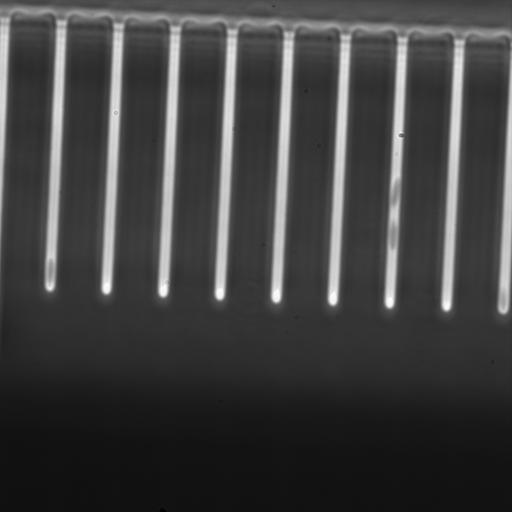
#> input picture data/Frame 00000.tif, 1024 x 1024 px (shown at 1/2 size)
$ jupyter execute --allow-errors 'Mother Machine.ipynb'   (shell and % lines are left out)
#> lines starting #> are read from the running program, lines starting #| are printed output that depends on the picture; after the words box and inside, x2 and y2 are one past the last pixel; in counts of white or black regions, pixels touching at a corner belong together
#> further down, imPIL is the input picture: PIL image 1024x1024 I;16; min 540, max 6607, mean 2074.8
# Initialisation

We start off by initializing all the packages required for running the code.

[cell 1]
import os
import glob
import time
import numpy as np
from re import search, match
from PIL import Image
import shutil
import math

from scipy import ndimage as ndi # use for binary_fill_holes
from scipy import ndimage, misc
from scipy.stats import mode

#import all skimage features
from skimage import morphology # use for remove small objects
from skimage import io
from skimage.filters import try_all_threshold
from skimage.filters import threshold_otsu, threshold_local,sobel
from skimage.color import rgb2gray
from skimage.transform import rotate
from skimage.transform import (hough_line, hough_line_peaks)
from skimage.measure import regionprops
import skimage.measure as skmeas

# plotting modules
import matplotlib.pyplot as plt
import matplotlib as mpl
import matplotlib.cm as cm
mpl.rcParams['axes.grid'] = False
mpl.rcParams['figure.figsize'] = (8,8)

**AutoRotate** This next section of code autorotates the image. It ensures that the image is orthogonal. Try it out on a image and see what it results in

[cell 2]
def AutoRotate(image):
    binary_image = (image>threshold_otsu(image)).astype(int)
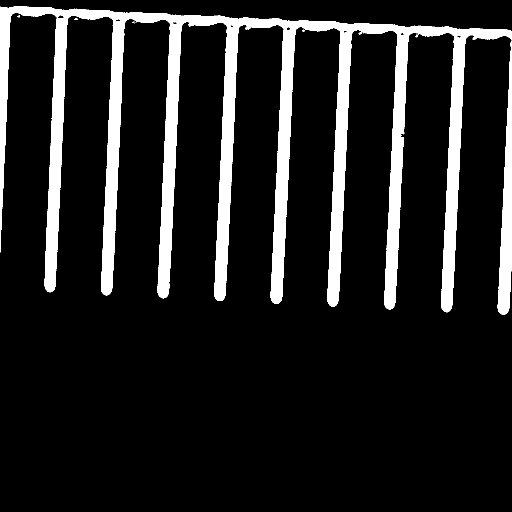
#> binary_image: shape (1024, 1024) int64 (shown at 1/2 size); values 0 (black) and 1 (white), 12.5% white; 11 white regions (9 under 20 px), largest, box (x1, y1, x2, y2) and area: (0, 12, 1024, 625) 123134, (995, 81, 1024, 629) 8108
    vertical_mean = np.sum(binary_image,axis=1)
#> vertical_mean = 1024 values, max 518 at index 59, min 0 at index 0, mean 128.2
    image_edges = sobel(binary_image)
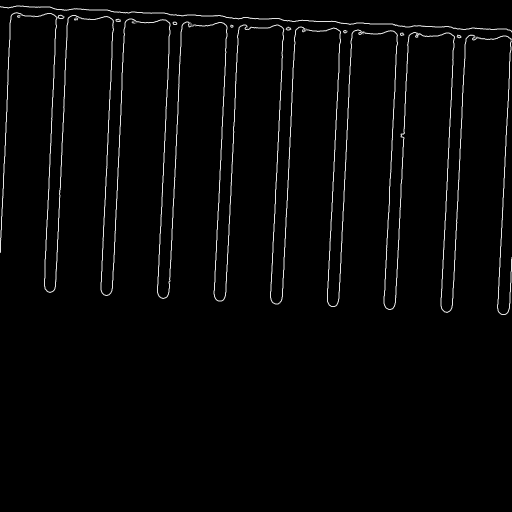
#> image_edges: shape (1024, 1024) float64 (shown at 1/2 size); min 0, max 8.57e-20, mean 1.82e-21; drawn with min black and max white
    h, theta, d = hough_line(image_edges)
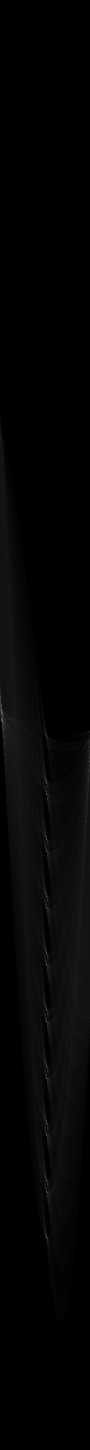
#> h: shape (2899, 180) uint64 (shown at 1/2 size); min 0, max 533, mean 9.4; drawn with min black and max white
#> theta = 180 values from -1.57 to 1.55; d = 2899 values from -1449 to 1449
    accum, angles, dists = hough_line_peaks(h, theta, d)
#> accum = 20 values, max 533 at index 0, min 299 at index 19, mean 432.4; angles = 20 values, max 0.0524 at index 1, min -1.52 at index 0, mean -0.105; dists = 20 values, max 1025 at index 1, min -28 at index 9, mean 470.9
    angle = np.rad2deg(mode(angles)[0][0])

    if (angle < 0):
        angle = angle + 90

    else:
        angle = angle - 90

    if np.sum(vertical_mean[:len(vertical_mean)//2])>np.sum(vertical_mean[len(vertical_mean)//2:]):
        return angle+180

    return angle

**Autocrop** Crops the image from the sides so that the section of the image without the channels is removed

[cell 3]
def AutoCrop(image):
    binary_image = (image>threshold_otsu(image))
    return np.where(np.mean(binary_image,axis=0)<0.2)[0][1]+1,np.where(np.mean(binary_image,axis=0)<0.2)[0][-1]-1

   **rotatedRectWithMaxArea** Given a rectangle of size wxh that has been rotated by 'angle' (in radians), computes the width and height of the largest possible axis-aligned rectangle (maximal area) within the rotated rectangle.

[cell 4]
# [22 lines left out: function rotatedRectWithMaxArea, not called in this run]

   **crop_around_center** Given a NumPy / OpenCV 2 image, crops it to the given width and height,around it's centre point.

[cell 5]
# [41 lines left out: function crop_around_center, not called in this run]

**AutoDetect** Input an image and then autorotate ad autocrop the image to make sure that the channels are vertical and cropped properly. The rot90 parameter can take in 4 different values. Autorotate does make the image orthogonal but not necessarily vertically up. It may be pointing to the left,right or down. The rot90 parameter is given manually to ensure that the channels are pointing up.

[cell 6]
def AutoDetect(image,rot90=0):
    image_rotated = rotate(image,AutoRotate(image)+90*rot90)
    cropped_image = crop_around_center(image_rotated,AutoRotate(image))[0]
    return cropped_image,crop_around_center(image_rotated,AutoRotate(image))[1],AutoRotate(image)

[cell 7]
# [17 lines left out: function find_channels, not called in this run]

[cell 8]
# [35 lines left out: functions find_all_cells, merge_sections, not called in this run]

# Analysis

[cell 9]
image_file = 'data/Frame 00000.tif'
imPIL = Image.open(image_file)

$ run again, with data/Frame 00001.tif copied over data/Frame 00000.tif
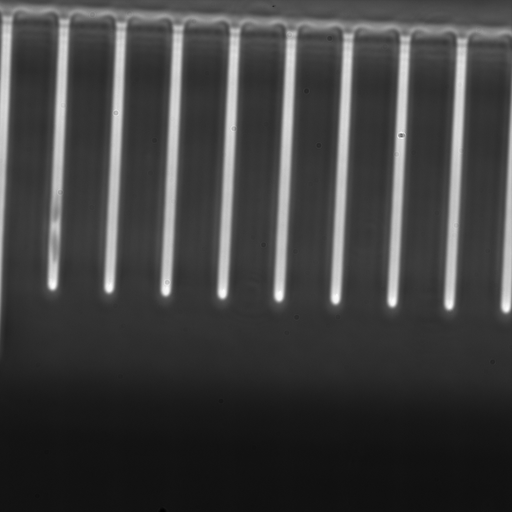
#> input picture data/Frame 00001.tif, 1024 x 1024 px (shown at 1/2 size)
#> imPIL is the input picture: PIL image 1024x1024 I;16; min 562, max 7527, mean 2314.1
#> in AutoRotate, `binary_image = (image>threshold_otsu(image)).astype(int)`:
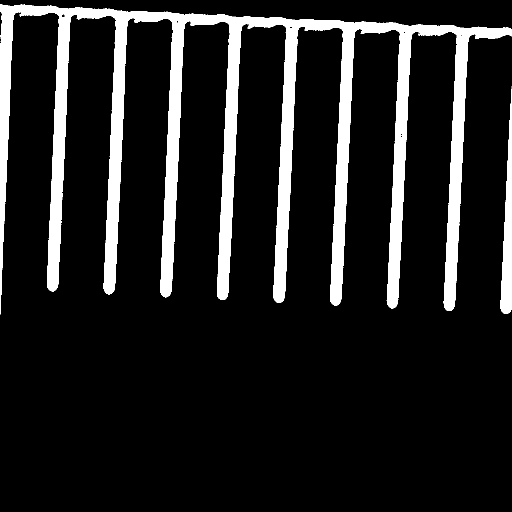
#> binary_image: shape (1024, 1024) int64 (shown at 1/2 size); values 0 (black) and 1 (white), 12.7% white; 4 white regions (2 under 20 px), largest, box (x1, y1, x2, y2) and area: (0, 8, 1024, 629) 127282, (1001, 177, 1024, 628) 5557
#> vertical_mean = 1024 values, max 536 at index 57, min 0 at index 0, mean 129.7
#> in AutoRotate, `image_edges = sobel(binary_image)`:
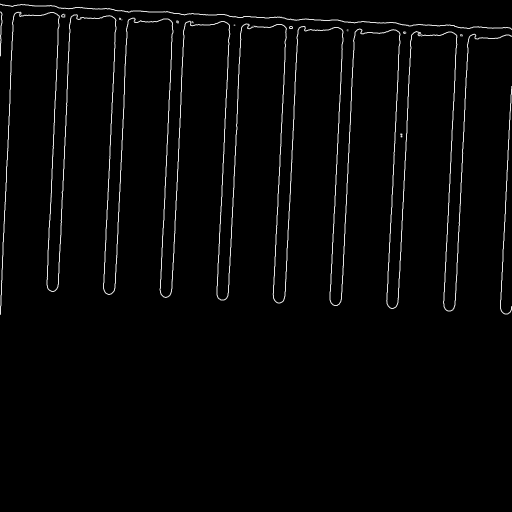
#> image_edges: shape (1024, 1024) float64 (shown at 1/2 size); min 0, max 8.57e-20, mean 1.81e-21; drawn with min black and max white
#> theta = 180 values from -1.57 to 1.55; d = 2899 values from -1449 to 1449
#> accum = 20 values, max 550 at index 0, min 314 at index 19, mean 425.2; angles = 20 values, max 0.0524 at index 1, min -1.52 at index 0, mean -0.105; dists = 20 values, max 1031 at index 9, min -26 at index 15, mean 475.9

$ run again, with data/Frame 00002.tif copied over data/Frame 00000.tif
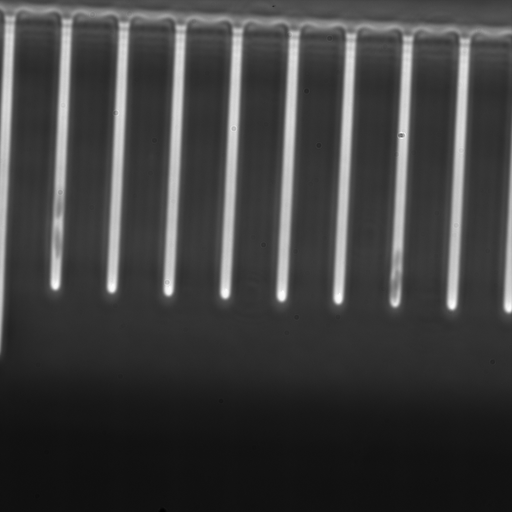
#> input picture data/Frame 00002.tif, 1024 x 1024 px (shown at 1/2 size)
#> imPIL is the input picture: PIL image 1024x1024 I;16; min 566, max 8353, mean 2503.7
#> in AutoRotate, `binary_image = (image>threshold_otsu(image)).astype(int)`:
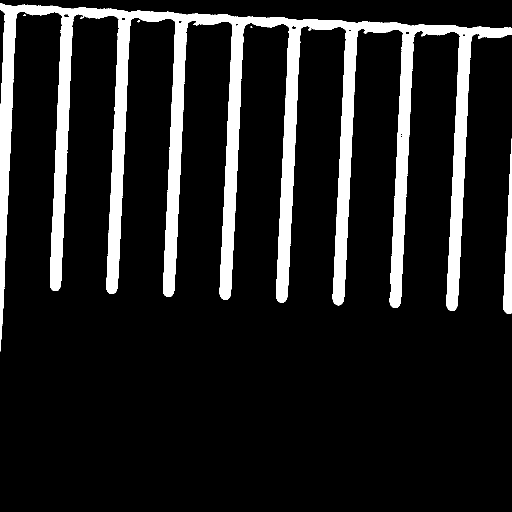
#> binary_image: shape (1024, 1024) int64 (shown at 1/2 size); values 0 (black) and 1 (white), 12.7% white; 5 white regions (3 under 20 px), largest, box (x1, y1, x2, y2) and area: (0, 7, 1024, 703) 129318, (1006, 277, 1024, 628) 3347
#> vertical_mean = 1024 values, max 516 at index 57, min 0 at index 0, mean 129.6
#> in AutoRotate, `image_edges = sobel(binary_image)`:
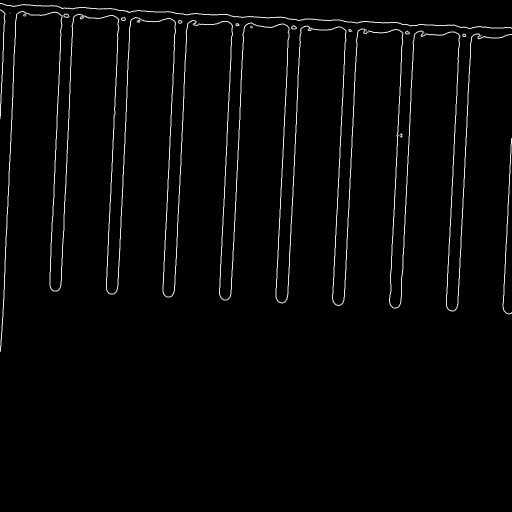
#> image_edges: shape (1024, 1024) float64 (shown at 1/2 size); min 0, max 8.57e-20, mean 1.84e-21; drawn with min black and max white
#> theta = 180 values from -1.57 to 1.55; d = 2899 values from -1449 to 1449
#> accum = 20 values, max 524 at index 0, min 323 at index 19, mean 424.1; angles = 20 values, max 0.0524 at index 0, min -1.52 at index 1, mean -0.105; dists = 20 values, max 1036 at index 17, min -24 at index 13, mean 480.9

$ run again, with data/Frame 00003.tif copied over data/Frame 00000.tif
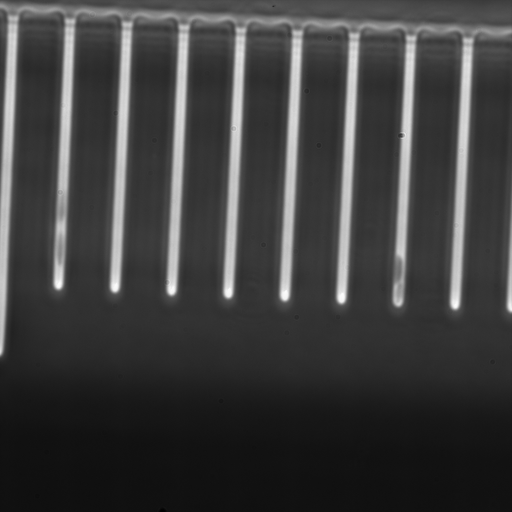
#> input picture data/Frame 00003.tif, 1024 x 1024 px (shown at 1/2 size)
#> imPIL is the input picture: PIL image 1024x1024 I;16; min 578, max 8957, mean 2638.9
#> in AutoRotate, `binary_image = (image>threshold_otsu(image)).astype(int)`:
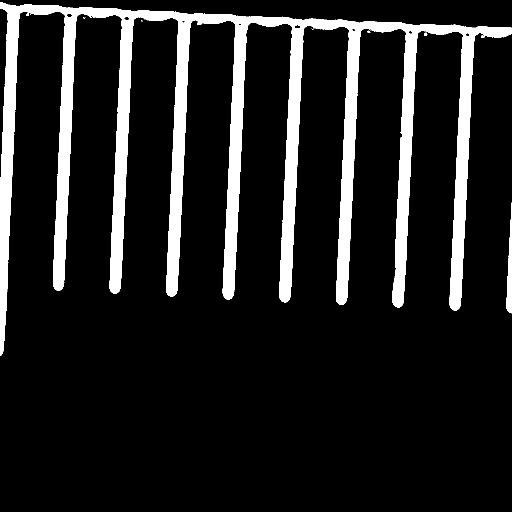
#> binary_image: shape (1024, 1024) int64 (shown at 1/2 size); values 0 (black) and 1 (white), 12.6% white; 11 white regions (8 under 20 px), largest, box (x1, y1, x2, y2) and area: (0, 5, 1024, 712) 130911, (1012, 405, 1024, 627) 1416, (848, 66, 855, 71) 26
#> vertical_mean = 1024 values, max 505 at index 55, min 0 at index 0, mean 129.3
#> in AutoRotate, `image_edges = sobel(binary_image)`:
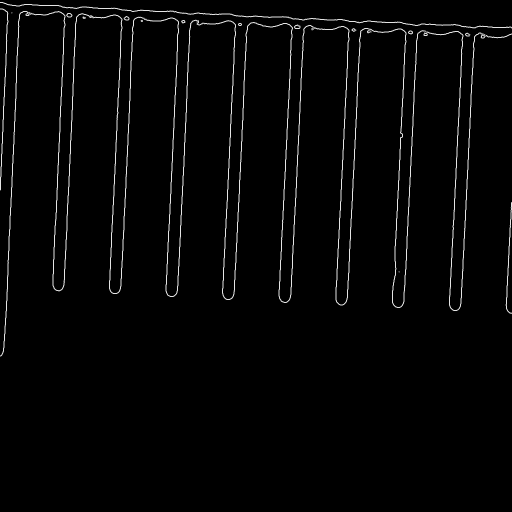
#> image_edges: shape (1024, 1024) float64 (shown at 1/2 size); min 0, max 8.57e-20, mean 1.84e-21; drawn with min black and max white
#> theta = 180 values from -1.57 to 1.55; d = 2899 values from -1449 to 1449
#> accum = 19 values, max 560 at index 0, min 316 at index 18, mean 430.1; angles = 19 values, max 0.0524 at index 1, min -1.52 at index 0, mean -0.113; dists = 19 values, max 951 at index 3, min -23 at index 13, mean 457.3
